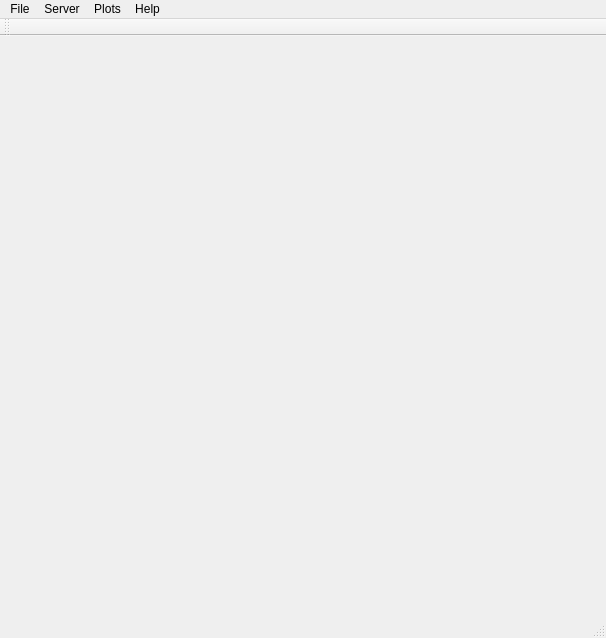
<?xml version="1.0" encoding="UTF-8"?>
<ui version="4.0">
 <class>cMainWindow</class>
 <widget class="QMainWindow" name="cMainWindow">
  <property name="geometry">
   <rect>
    <x>0</x>
    <y>0</y>
    <width>606</width>
    <height>638</height>
   </rect>
  </property>
  <property name="sizePolicy">
   <sizepolicy hsizetype="Preferred" vsizetype="Preferred">
    <horstretch>0</horstretch>
    <verstretch>0</verstretch>
   </sizepolicy>
  </property>
  <property name="windowTitle">
   <string>AVN Signal Analyser</string>
  </property>
  <property name="windowIcon">
   <iconset resource="Images.qrc">
    <normaloff>:/Images/Images/AVNLogo.png</normaloff>:/Images/Images/AVNLogo.png</iconset>
  </property>
  <widget class="QWidget" name="centralWidget">
   <layout class="QVBoxLayout" name="verticalLayout_mainWindow">
    <property name="spacing">
     <number>2</number>
    </property>
    <property name="leftMargin">
     <number>2</number>
    </property>
    <property name="topMargin">
     <number>2</number>
    </property>
    <property name="rightMargin">
     <number>2</number>
    </property>
    <property name="bottomMargin">
     <number>2</number>
    </property>
    <item>
     <layout class="QHBoxLayout" name="horizontalLayout_MainWindowTop">
      <property name="spacing">
       <number>0</number>
      </property>
      <item>
       <layout class="QHBoxLayout" name="horizontalLayout">
        <property name="spacing">
         <number>0</number>
        </property>
        <item>
         <widget class="QLabel" name="label">
          <property name="sizePolicy">
           <sizepolicy hsizetype="Fixed" vsizetype="Fixed">
            <horstretch>0</horstretch>
            <verstretch>0</verstretch>
           </sizepolicy>
          </property>
          <property name="maximumSize">
           <size>
            <width>65</width>
            <height>78</height>
           </size>
          </property>
          <property name="font">
           <font>
            <pointsize>8</pointsize>
           </font>
          </property>
          <property name="text">
           <string/>
          </property>
          <property name="pixmap">
           <pixmap resource="Images.qrc">:/Images/Images/SKALogo.png</pixmap>
          </property>
          <property name="scaledContents">
           <bool>true</bool>
          </property>
          <property name="alignment">
           <set>Qt::AlignCenter</set>
          </property>
         </widget>
        </item>
        <item>
         <spacer name="horizontalSpacer">
          <property name="font">
           <font>
            <pointsize>8</pointsize>
           </font>
          </property>
          <property name="orientation">
           <enum>Qt::Horizontal</enum>
          </property>
          <property name="sizeType">
           <enum>QSizePolicy::Fixed</enum>
          </property>
          <property name="sizeHint" stdset="0">
           <size>
            <width>6</width>
            <height>20</height>
           </size>
          </property>
         </spacer>
        </item>
        <item>
         <widget class="QLabel" name="label_2">
          <property name="sizePolicy">
           <sizepolicy hsizetype="Minimum" vsizetype="Ignored">
            <horstretch>0</horstretch>
            <verstretch>0</verstretch>
           </sizepolicy>
          </property>
          <property name="maximumSize">
           <size>
            <width>83</width>
            <height>78</height>
           </size>
          </property>
          <property name="font">
           <font>
            <pointsize>8</pointsize>
           </font>
          </property>
          <property name="text">
           <string/>
          </property>
          <property name="pixmap">
           <pixmap resource="Images.qrc">:/Images/Images/AVNLogo.png</pixmap>
          </property>
          <property name="scaledContents">
           <bool>true</bool>
          </property>
          <property name="alignment">
           <set>Qt::AlignCenter</set>
          </property>
         </widget>
        </item>
       </layout>
      </item>
     </layout>
    </item>
   </layout>
  </widget>
  <widget class="QMenuBar" name="menuBar">
   <property name="geometry">
    <rect>
     <x>0</x>
     <y>0</y>
     <width>606</width>
     <height>21</height>
    </rect>
   </property>
   <widget class="QMenu" name="menuFile">
    <property name="title">
     <string>File</string>
    </property>
    <addaction name="actionExit"/>
   </widget>
   <widget class="QMenu" name="menuHElp">
    <property name="title">
     <string>Help</string>
    </property>
    <addaction name="actionAbout"/>
   </widget>
   <widget class="QMenu" name="menuPlots">
    <property name="title">
     <string>Plots</string>
    </property>
    <addaction name="actionShow_FFT"/>
    <addaction name="actionShow_Stokes"/>
    <addaction name="actionShow_Averages"/>
   </widget>
   <widget class="QMenu" name="menuServer">
    <property name="title">
     <string>Server</string>
    </property>
    <addaction name="actionConnect_Bind"/>
    <addaction name="actionDisconnect_Unbind"/>
    <addaction name="actionOpen_Roach_Aquisition_Control_Dialogue"/>
   </widget>
   <addaction name="menuFile"/>
   <addaction name="menuServer"/>
   <addaction name="menuPlots"/>
   <addaction name="menuHElp"/>
  </widget>
  <widget class="QToolBar" name="mainToolBar">
   <attribute name="toolBarArea">
    <enum>TopToolBarArea</enum>
   </attribute>
   <attribute name="toolBarBreak">
    <bool>false</bool>
   </attribute>
  </widget>
  <widget class="QStatusBar" name="statusBar"/>
  <action name="actionOpen_FFT">
   <property name="text">
    <string>Open FFT (Ctrl + F)</string>
   </property>
   <property name="shortcut">
    <string>Ctrl+F</string>
   </property>
  </action>
  <action name="actionOpen_Waterfall">
   <property name="text">
    <string>Open Waterfall plot (Ctrl + W)</string>
   </property>
  </action>
  <action name="actionOpen_integrated_bandwidth_plot">
   <property name="text">
    <string>Open integrated bandwidth plot (Ctrl + I)</string>
   </property>
  </action>
  <action name="actionExit">
   <property name="text">
    <string>Exit (Alt + F4)</string>
   </property>
  </action>
  <action name="actionAbout">
   <property name="text">
    <string>About</string>
   </property>
  </action>
  <action name="actionShow_FFT">
   <property name="checkable">
    <bool>true</bool>
   </property>
   <property name="checked">
    <bool>true</bool>
   </property>
   <property name="text">
    <string>Show FFT</string>
   </property>
  </action>
  <action name="actionShow_Stokes">
   <property name="checkable">
    <bool>true</bool>
   </property>
   <property name="checked">
    <bool>true</bool>
   </property>
   <property name="text">
    <string>Show Stokes</string>
   </property>
  </action>
  <action name="actionShow_Averages">
   <property name="checkable">
    <bool>true</bool>
   </property>
   <property name="checked">
    <bool>true</bool>
   </property>
   <property name="text">
    <string>Show Averages</string>
   </property>
  </action>
  <action name="actionConnect_Bind">
   <property name="text">
    <string>Connect / Bind</string>
   </property>
  </action>
  <action name="actionDisconnect_Unbind">
   <property name="enabled">
    <bool>false</bool>
   </property>
   <property name="text">
    <string>Disconnect / Unbind</string>
   </property>
  </action>
  <action name="actionOpen_Roach_Aquisition_Control_Dialogue">
   <property name="enabled">
    <bool>false</bool>
   </property>
   <property name="text">
    <string>Open Roach Aquisition Control Dialogue</string>
   </property>
  </action>
 </widget>
 <layoutdefault spacing="6" margin="11"/>
 <resources>
  <include location="Images.qrc"/>
 </resources>
 <connections/>
</ui>
